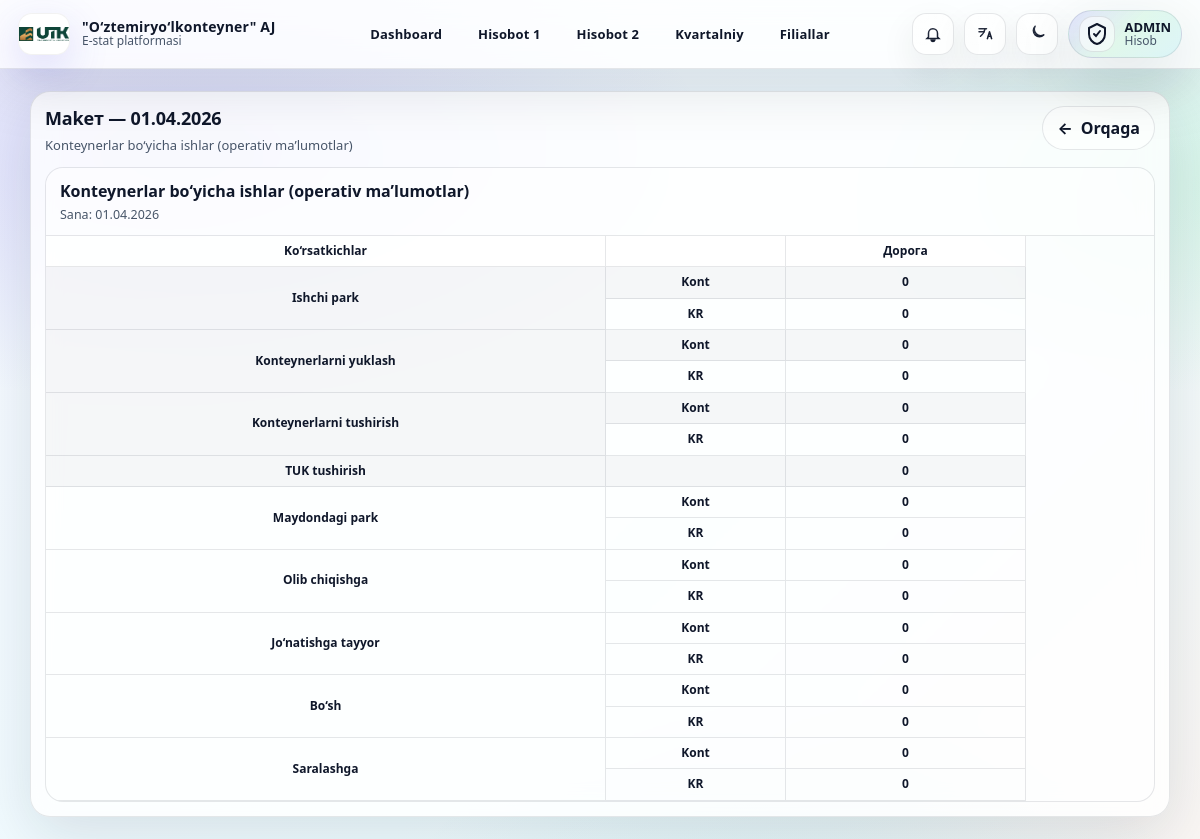
Page /admin-panel/table-2/2026-04-01/layout/ (signed in) on the earlier database version.
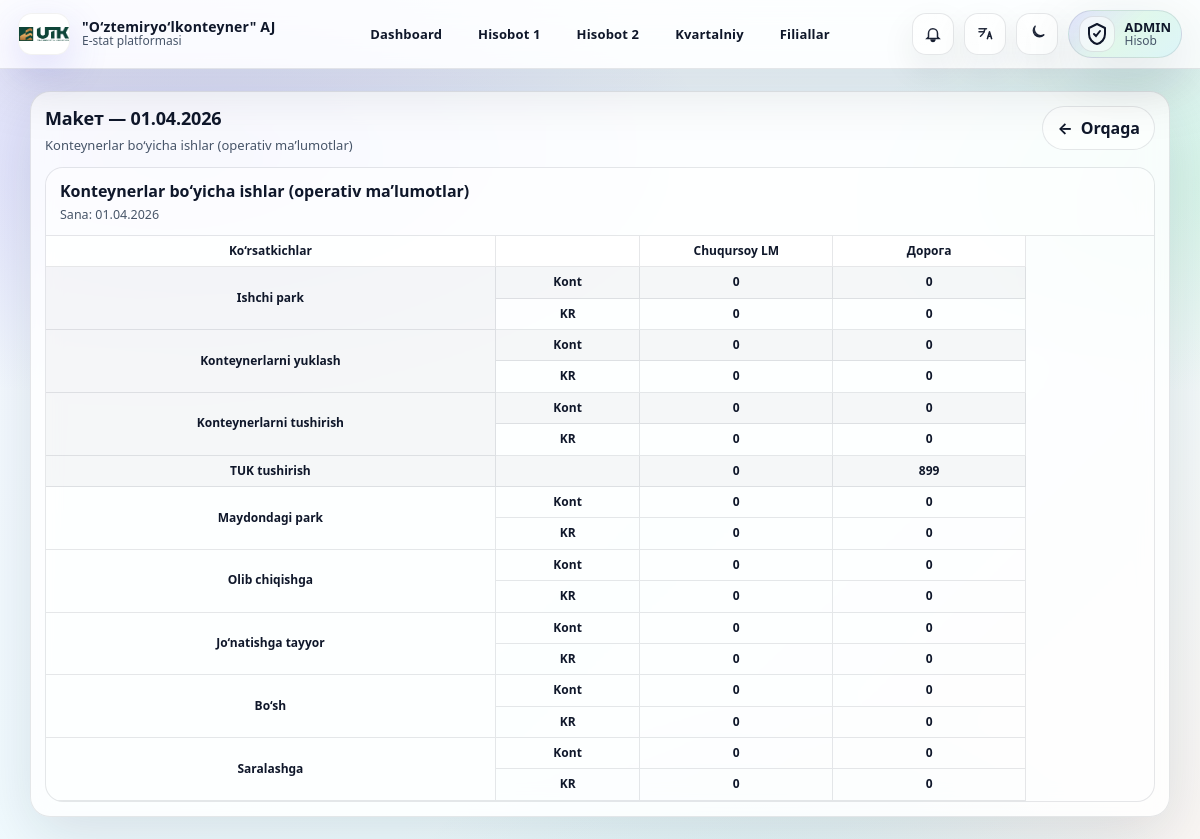
Same page on the later database version.
### accounts/models.py (models this page shows, shortened)
class StationProfile(models.Model):
    user = models.OneToOneField(User, on_delete=models.CASCADE, related_name='station_profile')
    station_name = models.CharField(max_length=255)
    plain_password = models.CharField(max_length=128, blank=True, default="")
    status=models.BooleanField(default=False)
    status_online = models.BooleanField(default=False)  # optional, can keep
    last_seen = models.DateTimeField(null=True, blank=True)

### reports/views.py (the view)
# urls.py: path("admin-panel/table-2/<str:date_str>/layout/", admin_table2_layout, name="admin_table2_layout"),
@staff_required
def admin_table2_layout(request, date_str):
    d = _parse_date(date_str)
    objs = (
        StationDailyTable2.objects
        .filter(date=d, submitted_at__isnull=False)
        .select_related("station_user")
        .exclude(station_user__is_staff=True)
        .exclude(station_user__is_superuser=True)
        .order_by("station_user__username")
    )
    def empty_bucket():
        return {
            "work_cont": 0, "work_kr": 0,
            "pogr_cont": 0, "pogr_kr": 0,
            "vygr_cont": 0, "vygr_kr": 0,
            "vygr_tuk": 0,
            "site_cont": 0, "site_kr": 0,
            "to_export_cont": 0, "to_export_kr": 0,
            "ready_cont": 0, "ready_kr": 0,
            "empty_cont": 0, "empty_kr": 0,
            "sort_cont": 0, "sort_kr": 0,
        }
    KEY = {
        "arr_total": "r01_total",
        "work_total": "r24_total", "work_ktk": "r24_ktk",
        "pogr_total": "r12_total", "pogr_ktk": "r12_ktk",
        "vygr_total": "r23_total", "vygr_ktk": "r23_ktk",
        "site_total": "r25_total", "site_ktk": "r25_ktk",
        "to_export_total": "r29_total", "to_export_ktk": "r29_ktk",
        "ready_total": "r28_total", "ready_ktk": "r28_ktk",
        "empty_total": "r30_total", "empty_ktk": "r30_ktk",
        "sort_total": "r27_total", "sort_ktk": "r27_ktk",
    }
    def add_pair(bucket, data, total_key, ktk_key, out_total, out_ktk):
        bucket[out_total] += _dget(data, total_key, 0)
        bucket[out_ktk]   += _dget(data, ktk_key, 0)
    cols = []
    buckets = {}
    for o in objs:
        u = o.station_user
        col_key = f"u{u.id}"
        col_title =get_object_or_404(StationProfile, user__username=_station_name(u)).station_name
        if col_key not in buckets:
            cols.append({"key": col_key, "title": col_title})
            buckets[col_key] = empty_bucket()
        data = o.data or {}
        b = buckets[col_key]
        add_pair(b, data, KEY["work_total"], KEY["work_ktk"], "work_cont", "work_kr")
        add_pair(b, data, KEY["pogr_total"], KEY["pogr_ktk"], "pogr_cont", "pogr_kr")
        add_pair(b, data, KEY["vygr_total"], KEY["vygr_ktk"], "vygr_cont", "vygr_kr")
        add_pair(b, data, KEY["site_total"], KEY["site_ktk"], "site_cont", "site_kr")
        add_pair(b, data, KEY["to_export_total"], KEY["to_export_ktk"], "to_export_cont", "to_export_kr")
        add_pair(b, data, KEY["ready_total"], KEY["ready_ktk"], "ready_cont", "ready_kr")
        add_pair(b, data, KEY["empty_total"], KEY["empty_ktk"], "empty_cont", "empty_kr")
        add_pair(b, data, KEY["sort_total"], KEY["sort_ktk"], "sort_cont", "sort_kr")
    road_key = "road"
    buckets[road_key] = empty_bucket()
    for c in cols:
        b = buckets[c["key"]]
        road = buckets[road_key]
        for k in (
            "work_cont","work_kr",
            "pogr_cont","pogr_kr",
            "vygr_cont","vygr_kr",
            "site_cont","site_kr",
            "to_export_cont","to_export_kr",
            "ready_cont","ready_kr",
            "empty_cont","empty_kr",
            "sort_cont","sort_kr",
        ):
            road[k] += int(b.get(k, 0) or 0)
    for o in objs:
        data = o.data or {}
        buckets[road_key]["vygr_tuk"] += _dget(data, KEY["arr_total"], 0)
    cols.append({"key": road_key, "title": "Дорога"})
    return render(request, "admin_table2_layout.html", {
        "date": d,
        "cols": cols,
        "buckets": buckets,
    })

### reports/templatetags/report_extras.py (called while the page is built)
@register.filter
def get_item(d, key):
    if not d:
        return 0
    return d.get(key, 0)

### reports/views.py (called while the page is built)
def staff_required(view_func):
    @wraps(view_func)
    @login_required
    def wrapper(request, *args, **kwargs):
        if not (request.user.is_staff or request.user.is_superuser):
            return redirect("station_table_1_list")
        return view_func(request, *args, **kwargs)
    return wrapper

def _parse_date(date_str: str) -> dt_date:
    return datetime.strptime(date_str, "%Y-%m-%d").date()

def _dget(d: dict, key: str, default=0) -> int:
    try:
        return int((d or {}).get(key) or default)
    except (TypeError, ValueError):
        return int(default)

def _station_name(u):
    return getattr(u, "username", str(u))

### templates/admin_table2_layout.html (shortened to what the changed rows need)
{% extends "base.html" %}
{% load report_extras %}
{% block content %}
<div class="t2layout">
  <div class="panel">
    <div class="hdr">
      <div>
        <h2>
          <span data-i18n="t2_layout_title">Макет</span> — {{ date|date:"d.m.Y" }}
        </h2>
      </div>
    </div>
    <div class="xwrap">
      <table class="t2tbl">
        <colgroup>
        </colgroup>
        <thead>
          <tr>
            <th class="colMetric stickyA" data-i18n="col_metrics">Показатели</th>
            <th class="colSub stickyB"></th>
            {% for c in cols %}
              <th>{{ c.title }}</th>
            {% endfor %}
          </tr>
        </thead>
        <tbody>
          <tr class="group">
            {% for c in cols %}<td><b>{{ buckets|get_item:c.key|get_item:"work_cont" }}</b></td>{% endfor %}
          </tr>
          <tr>
            {% for c in cols %}<td><b>{{ buckets|get_item:c.key|get_item:"work_kr" }}</b></td>{% endfor %}
          </tr>
          <tr class="group">
            {% for c in cols %}<td><b>{{ buckets|get_item:c.key|get_item:"pogr_cont" }}</b></td>{% endfor %}
          </tr>
          <tr>
            {% for c in cols %}<td><b>{{ buckets|get_item:c.key|get_item:"pogr_kr" }}</b></td>{% endfor %}
          </tr>
          <tr class="group">
            {% for c in cols %}<td><b>{{ buckets|get_item:c.key|get_item:"vygr_cont" }}</b></td>{% endfor %}
          </tr>
          <tr>
            {% for c in cols %}<td><b>{{ buckets|get_item:c.key|get_item:"vygr_kr" }}</b></td>{% endfor %}
          </tr>
          <tr class="group">
            {% for c in cols %}<td><b>{{ buckets|get_item:c.key|get_item:"vygr_tuk" }}</b></td>{% endfor %}
          </tr>
          <tr class="group">
            {% for c in cols %}<td><b>{{ buckets|get_item:c.key|get_item:"site_cont" }}</b></td>{% endfor %}
          </tr>
          <tr>
            {% for c in cols %}<td><b>{{ buckets|get_item:c.key|get_item:"site_kr" }}</b></td>{% endfor %}
          </tr>
          <tr class="group">
            {% for c in cols %}<td><b>{{ buckets|get_item:c.key|get_item:"to_export_cont" }}</b></td>{% endfor %}
          </tr>
          <tr>
            {% for c in cols %}<td><b>{{ buckets|get_item:c.key|get_item:"to_export_kr" }}</b></td>{% endfor %}
          </tr>
          <tr class="group">
            {% for c in cols %}<td><b>{{ buckets|get_item:c.key|get_item:"ready_cont" }}</b></td>{% endfor %}
          </tr>
          <tr>
            {% for c in cols %}<td><b>{{ buckets|get_item:c.key|get_item:"ready_kr" }}</b></td>{% endfor %}
          </tr>
          <tr class="group">
            {% for c in cols %}<td><b>{{ buckets|get_item:c.key|get_item:"empty_cont" }}</b></td>{% endfor %}
          </tr>
          <tr>
            {% for c in cols %}<td><b>{{ buckets|get_item:c.key|get_item:"empty_kr" }}</b></td>{% endfor %}
          </tr>
          <tr class="group">
            {% for c in cols %}<td><b>{{ buckets|get_item:c.key|get_item:"sort_cont" }}</b></td>{% endfor %}
          </tr>
          <tr>
            {% for c in cols %}<td><b>{{ buckets|get_item:c.key|get_item:"sort_kr" }}</b></td>{% endfor %}
          </tr>
        </tbody>
      </table>
    </div>
  </div>
</div>
{% endblock %}

Differences in the rows shown:
now on this page (row edited): StationProfile: title "Chuqursoy LM"
Other differences:
new list line: "0"
new list line: "899"
